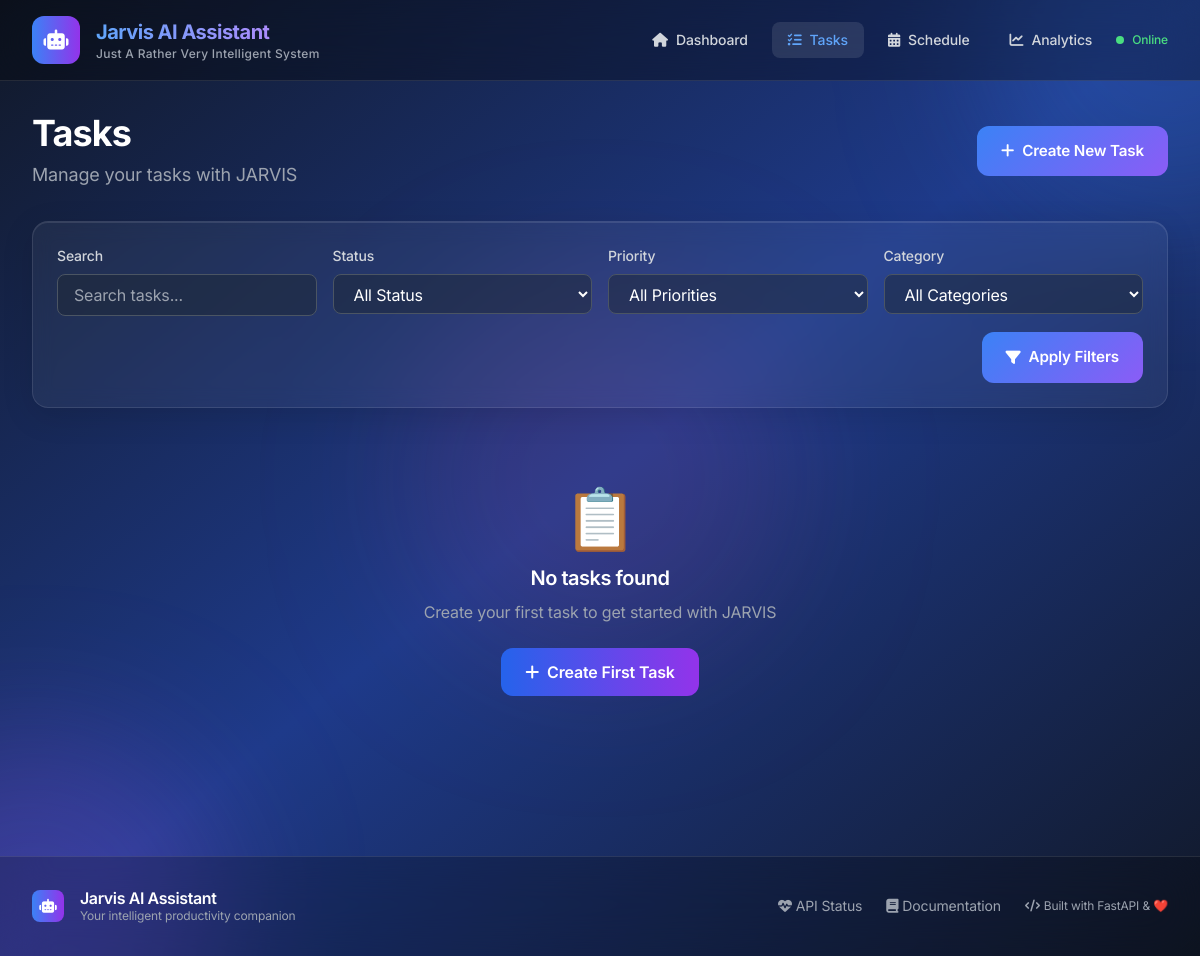
/tasks, run on an earlier commit of the app's database.
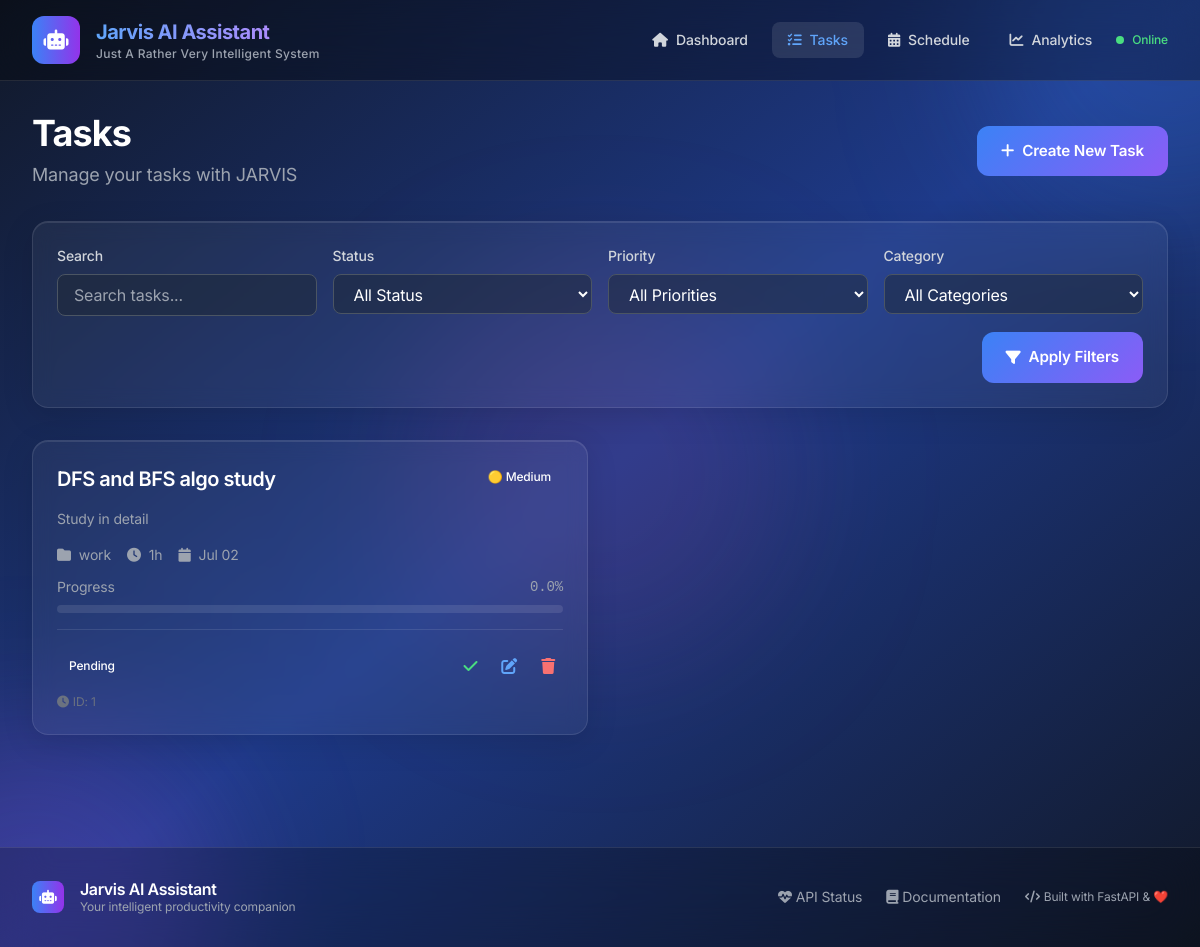
And on a later commit of the database.
### smart_scheduler/models/task.py (models this page shows, shortened)
class Task(Base):
    __tablename__ = "tasks"
    id = Column(Integer, primary_key=True, index=True)
    title = Column(String, nullable=False, index=True)
    description = Column(Text)
    status = Column(Enum(TaskStatus), default=TaskStatus.PENDING)
    priority = Column(Enum(TaskPriority), default=TaskPriority.MEDIUM)
    estimated_duration = Column(Integer)  # in minutes
    actual_duration = Column(Integer)     # in minutes
    created_at = Column(DateTime, default=datetime.utcnow)
    updated_at = Column(DateTime, default=datetime.utcnow, onupdate=datetime.utcnow)
    due_date = Column(DateTime)
    completed_at = Column(DateTime)
    category = Column(String, index=True)
    tags = Column(String)  # JSON string for now
    progress_percentage = Column(Float, default=0.0)
    scheduled_start_time = Column(DateTime, nullable=True)  # When task is scheduled to start
    scheduled_end_time = Column(DateTime, nullable=True)    # When task is scheduled to end
    project_id = Column(Integer, nullable=True)  # No foreign key yet to avoid errors
    recurrence = Column(Enum(TaskRecurrence), default=TaskRecurrence.NONE)
    recurrence_end_date = Column(Date, nullable=True)
    energy_level_required = Column(Integer, default=3)  # 1-5 scale
    focus_level_required = Column(Integer, default=3)   # 1-5 scale

### smart_scheduler/main.py (the view)
@app.get("/tasks", response_class=HTMLResponse)
def tasks_page(request: Request, db: Session = Depends(get_db)):
    task_service = TaskService(db)
    tasks = task_service.get_tasks()
    return templates.TemplateResponse("tasks.html", {
        "request": request,
        "tasks": tasks,
        "page_title": "Tasks"
    })

### smart_scheduler/templates/tasks.html (shortened to what this page needs)
{% extends "base.html" %}
{% block content %}
<div class="space-y-8">
    <div class="flex flex-col sm:flex-row sm:justify-between sm:items-center gap-4">
        <div>
            <h1 class="text-4xl font-bold text-white mb-2 tracking-tight">Tasks</h1>
            <p class="text-gray-400 text-lg">Manage your tasks with JARVIS</p>
        </div>
        <button onclick="openModal('task-modal')" class="btn-primary">
            <i class="fas fa-plus mr-2"></i>Create New Task
        </button>
    </div>
    <div class="glass p-6">
        <div class="grid grid-cols-1 md:grid-cols-4 gap-4">
            <div>
                <label class="block text-sm font-medium text-gray-300 mb-2">Search</label>
                <input type="text" id="search-input" placeholder="Search tasks..."
                       class="w-full bg-gray-800/50 border border-gray-600 rounded-lg px-4 py-2 text-white placeholder-gray-400 focus:ring-2 focus:ring-blue-500 focus:border-transparent">
            </div>
            <div>
                <label class="block text-sm font-medium text-gray-300 mb-2">Status</label>
                <select id="status-filter" class="w-full bg-gray-800/50 border border-gray-600 rounded-lg px-4 py-2 text-white focus:ring-2 focus:ring-blue-500 focus:border-transparent">
                    <option value="">All Status</option>
                </select>
            </div>
            <div>
                <label class="block text-sm font-medium text-gray-300 mb-2">Priority</label>
                <select id="priority-filter" class="w-full bg-gray-800/50 border border-gray-600 rounded-lg px-4 py-2 text-white focus:ring-2 focus:ring-blue-500 focus:border-transparent">
                    <option value="">All Priorities</option>
                </select>
            </div>
            <div>
                <label class="block text-sm font-medium text-gray-300 mb-2">Category</label>
                <select id="category-filter" class="w-full bg-gray-800/50 border border-gray-600 rounded-lg px-4 py-2 text-white focus:ring-2 focus:ring-blue-500 focus:border-transparent">
                    <option value="">All Categories</option>
                </select>
            </div>
        </div>
        <div class="mt-4 flex justify-end">
            <button onclick="applyFilters()" class="btn-primary">
                <i class="fas fa-filter mr-2"></i>Apply Filters
            </button>
        </div>
    </div>
    <div class="grid grid-cols-1 lg:grid-cols-2 xl:grid-cols-3 gap-6" id="tasks-container">
        {% for task in tasks %}
        <div class="task-card glass p-6 hover:shadow-lg transition-all" data-task-id="{{ task.id }}">
            <div class="flex justify-between items-start mb-4">
                <h3 class="text-xl font-semibold text-white line-clamp-2 pr-2">{{ task.title }}</h3>
                <span class="priority-{{ task.priority }} px-3 py-1 rounded-full text-xs font-medium flex-shrink-0">
                    {% if task.priority == 'urgent' %}🚨{% elif task.priority == 'high' %}🔴{% elif task.priority == 'medium' %}🟡{% else %}🟢{% endif %}
                    {{ task.priority.title() }}
                </span>
            </div>
            {% if task.description %}
            <p class="text-gray-400 text-sm mb-4 line-clamp-3">{{ task.description }}</p>
            {% endif %}
            <div class="space-y-3 mb-4">
                <div class="flex flex-wrap gap-4 text-sm">
                    {% if task.category %}
                    <div class="flex items-center text-gray-400">
                        <i class="fas fa-folder mr-2"></i>{{ task.category }}
                    </div>
                    {% endif %}
                    {% if task.estimated_duration %}
                    <div class="flex items-center text-gray-400">
                        <i class="fas fa-clock mr-2"></i>{{ format_duration(task.estimated_duration) }}
                    </div>
                    {% endif %}
                    <div class="flex items-center text-gray-400">
                        <i class="fas fa-calendar mr-2"></i>{{ task.created_at.strftime('%b %d') }}
                    </div>
                </div>
                <div>
                    <div class="flex justify-between text-sm text-gray-400 mb-2">
                        <span>Progress</span>
                        <span class="font-mono">{{ "%.1f"|format(task.progress_percentage) }}%</span>
                    </div>
                    <div class="progress-bar">
                    </div>
                </div>
            </div>
            <div class="flex justify-between items-center pt-4 border-t border-white/10">
                <span class="status-{{ task.status }} px-3 py-1 rounded-full text-xs font-medium">
                    {{ task.status.replace('_', ' ').title() }}
                </span>
                <div class="flex space-x-2">
                    {% if task.status != 'completed' %}
                    <button onclick="completeTask({{ task.id }})"
                            class="text-green-400 hover:text-green-300 hover:bg-green-400/10 p-2 rounded-lg transition-all"
                            title="Mark Complete">
                        <i class="fas fa-check"></i>
                    </button>
                    {% endif %}
                    <button onclick="editTask({{ task.id }})"
                            class="text-blue-400 hover:text-blue-300 hover:bg-blue-400/10 p-2 rounded-lg transition-all"
                            title="Edit Task">
                        <i class="fas fa-edit"></i>
                    </button>
                    <button onclick="deleteTask({{ task.id }})"
                            class="text-red-400 hover:text-red-300 hover:bg-red-400/10 p-2 rounded-lg transition-all"
                            title="Delete Task">
                        <i class="fas fa-trash"></i>
                    </button>
                </div>
            </div>
            <div class="text-xs text-gray-500 mt-2">
                <i class="fas fa-clock mr-1"></i>ID: {{ task.id }}
            </div>
        </div>
        {% endfor %}
        {% if not tasks %}
        <div class="col-span-full text-center py-12">
            <div class="text-6xl mb-4">📋</div>
            <h3 class="text-xl font-semibold text-white mb-2">No tasks found</h3>
            <p class="text-gray-400 mb-6">Create your first task to get started with JARVIS</p>
            <button onclick="openModal('task-modal')" class="bg-gradient-to-r from-blue-600 to-purple-600 text-white px-6 py-3 rounded-xl font-semibold">
                <i class="fas fa-plus mr-2"></i>Create First Task
            </button>
        </div>
        {% endif %}
    </div>
</div>
{% endblock %}

### smart_scheduler/templates/base.html (shortened to what this page needs)
<!DOCTYPE html>
<html lang="en" class="dark">
<head>
    <script src="https://cdn.tailwindcss.com"></script>
    <link rel="stylesheet" href="https://cdnjs.cloudflare.com/ajax/libs/font-awesome/6.4.0/css/all.min.css">
    <link rel="stylesheet" href="{{ url_for('static', path='css/style.css') }}">
</head>
<body class="bg-gradient-to-br from-gray-900 via-blue-900 to-gray-900 min-h-screen text-white font-sans antialiased">
    <div class="fixed inset-0 overflow-hidden pointer-events-none">
        <div class="absolute -top-40 -right-40 w-96 h-96 bg-blue-500 rounded-full mix-blend-multiply filter blur-3xl opacity-20 animate-pulse-soft"></div>
        <div class="absolute -bottom-40 -left-40 w-96 h-96 bg-purple-500 rounded-full mix-blend-multiply filter blur-3xl opacity-20 animate-pulse-soft"></div>
        <div class="absolute top-1/2 left-1/2 transform -translate-x-1/2 -translate-y-1/2 w-96 h-96 bg-pink-500 rounded-full mix-blend-multiply filter blur-3xl opacity-10 animate-pulse-soft"></div>
    </div>
    <nav class="relative z-10 bg-black/30 backdrop-blur-xl border-b border-white/10">
        <div class="max-w-7xl mx-auto px-4 sm:px-6 lg:px-8">
            <div class="flex justify-between items-center h-20">
                <div class="flex items-center space-x-4">
                    <div class="flex-shrink-0">
                        <div class="w-12 h-12 bg-gradient-to-r from-blue-500 to-purple-600 rounded-xl flex items-center justify-center">
                            <i class="fas fa-robot text-white text-xl"></i>
                        </div>
                    </div>
                    <div>
                        <h1 class="text-xl font-bold bg-gradient-to-r from-blue-400 to-purple-400 bg-clip-text text-transparent tracking-tight">
                        </h1>
                        <p class="text-xs text-gray-400 font-medium tracking-wide">Just A Rather Very Intelligent System</p>
                    </div>
                </div>
                <div class="flex items-center space-x-2">
                    <a href="/" class="nav-link group flex items-center px-4 py-2 rounded-lg text-sm font-medium transition-all duration-200 hover:bg-white/10 {% if request.url.path == '/' %}bg-white/10 text-blue-400{% else %}text-gray-300 hover:text-white{% endif %}">
                        <i class="fas fa-home mr-2 group-hover:scale-110 transition-transform"></i>Dashboard
                    </a>
                    <a href="/tasks" class="nav-link group flex items-center px-4 py-2 rounded-lg text-sm font-medium transition-all duration-200 hover:bg-white/10 {% if '/tasks' in request.url.path %}bg-white/10 text-blue-400{% else %}text-gray-300 hover:text-white{% endif %}">
                        <i class="fas fa-tasks mr-2 group-hover:scale-110 transition-transform"></i>Tasks
                    </a>
                    <a href="/schedule" class="nav-link group flex items-center px-4 py-2 rounded-lg text-sm font-medium transition-all duration-200 hover:bg-white/10 {% if '/schedule' in request.url.path %}bg-white/10 text-blue-400{% else %}text-gray-300 hover:text-white{% endif %}">
                        <i class="fas fa-calendar-alt mr-2 group-hover:scale-110 transition-transform"></i>Schedule
                    </a>
                    <a href="/analytics" class="nav-link group flex items-center px-4 py-2 rounded-lg text-sm font-medium transition-all duration-200 hover:bg-white/10 {% if '/analytics' in request.url.path %}bg-white/10 text-blue-400{% else %}text-gray-300 hover:text-white{% endif %}">
                        <i class="fas fa-chart-line mr-2 group-hover:scale-110 transition-transform"></i>Analytics
                    </a>
                    <div class="ml-4 flex items-center space-x-2">
                        <div class="w-2 h-2 bg-green-400 rounded-full animate-pulse"></div>
                        <span class="text-xs text-green-400 font-medium">Online</span>
                    </div>
                </div>
            </div>
        </div>
    </nav>
    <main class="relative z-10 max-w-7xl mx-auto px-4 sm:px-6 lg:px-8 py-8">
        {% block content %}{% endblock %}
    </main>
    <footer class="relative z-10 border-t border-white/10 bg-black/20 backdrop-blur-xl mt-20">
        <div class="max-w-7xl mx-auto px-4 sm:px-6 lg:px-8 py-8">
            <div class="flex flex-col md:flex-row justify-between items-center">
                <div class="flex items-center space-x-4 mb-4 md:mb-0">
                    <div class="w-8 h-8 bg-gradient-to-r from-blue-500 to-purple-600 rounded-lg flex items-center justify-center">
                        <i class="fas fa-robot text-white text-sm"></i>
                    </div>
                    <div>
                        <h3 class="text-white font-semibold">Jarvis AI Assistant</h3>
                        <p class="text-xs text-gray-400">Your intelligent productivity companion</p>
                    </div>
                </div>
                <div class="flex items-center space-x-6 text-sm text-gray-400">
                    <a href="/api/health" class="hover:text-blue-400 transition-colors">
                        <i class="fas fa-heartbeat mr-1"></i>API Status
                    </a>
                    <a href="/docs" class="hover:text-blue-400 transition-colors">
                        <i class="fas fa-book mr-1"></i>Documentation
                    </a>
                    <span class="text-xs">
                        <i class="fas fa-code mr-1"></i>Built with FastAPI & ❤️
                    </span>
                </div>
            </div>
        </div>
    </footer>
</body>
</html>

What changed in the data, as far as the page shows it:
added Task: title "DFS and BFS algo study", priority "Medium", description "Study in detail", category "work", estimated_duration "1h", created_at "Jul 02", progress_percentage "0.0", status.replace "Pending", id "1"
Also different on the page:
text no longer shown: "📋 No tasks found Create your first task to get started with JARVIS Create First Task"
